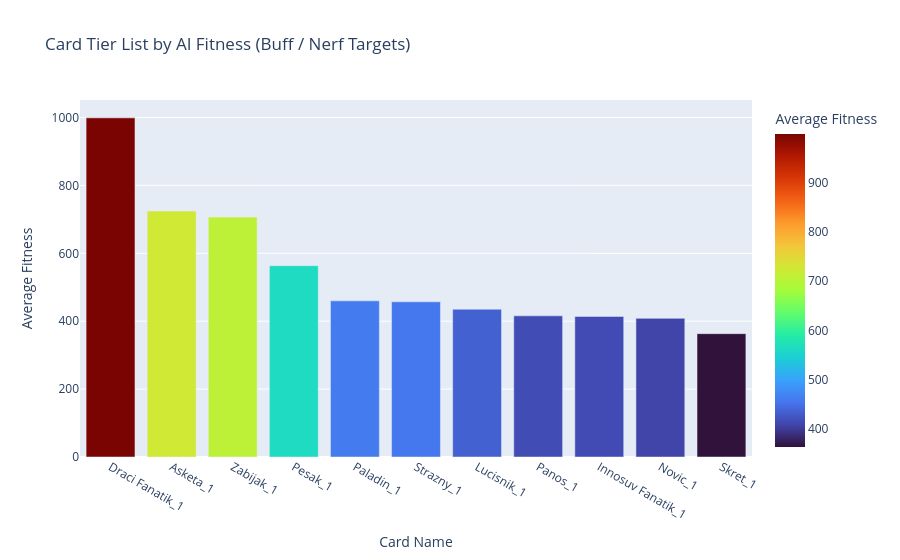

Notebook code cell kept with this figure:
### Code cell
import plotly.express as px
from neat_ai.analysis.card_metrics import get_card_tier_list

# Load the data
tier_list = get_card_tier_list()

if not tier_list.empty:
    # Filter out cards that were barely played to avoid skewed data (flukes)
    tier_list = tier_list[tier_list['times_played'] > 5] 

    # Create a bar chart
    fig = px.bar(
        tier_list, 
        x='card_id', 
        y='average_score', 
        color='average_score',
        title="Card Tier List by AI Fitness (Buff / Nerf Targets)",
        labels={'average_score': 'Average Fitness', 'card_id': 'Card Name'},
        color_continuous_scale="Turbo"
    )
    fig.show()
else:
    print("No card data available yet.")

### Figure 1 — Plotly figure (JSON) as saved in the notebook; plotly's stock layout.template omitted (floating-point values rounded to 4 significant figures)
{"data": [{"hovertemplate": "Card Name=%{x}<br>Average Fitness=%{marker.color}<extra></extra>", "legendgroup": "", "marker": {"color": [999.0, 724.3, 706.7, 563.5, 460.0, 457.1, 435.3, 415.7, 414.0, 408.5, 363.3], "coloraxis": "coloraxis", "pattern": {"shape": ""}}, "name": "", "orientation": "v", "showlegend": false, "textposition": "auto", "type": "bar", "x": ["Draci Fanatik_1", "Asketa_1", "Zabijak_1", "Pesak_1", "Paladin_1", "Strazny_1", "Lucisnik_1", "Panos_1", "Innosuv Fanatik_1", "Novic_1", "Skret_1"], "xaxis": "x", "y": [999.0, 724.3, 706.7, 563.5, 460.0, 457.1, 435.3, 415.7, 414.0, 408.5, 363.3], "yaxis": "y"}], "layout": {"barmode": "relative", "coloraxis": {"autocolorscale": false, "colorbar": {"title": {"text": "Average Fitness"}}, "colorscale": [[0, "#30123b"], [0.07143, "#4145ab"], [0.1429, "#4675ed"], [0.2143, "#39a2fc"], [0.2857, "#1bcfd4"], [0.3571, "#24eca6"], [0.4286, "#61fc6c"], [0.5, "#a4fc3b"], [0.5714, "#d1e834"], [0.6429, "#f3c63a"], [0.7143, "#fe9b2d"], [0.7857, "#f36315"], [0.8571, "#d93806"], [0.9286, "#b11901"], [1, "#7a0402"]]}, "legend": {"tracegroupgap": 0}, "title": {"text": "Card Tier List by AI Fitness (Buff / Nerf Targets)"}, "xaxis": {"anchor": "y", "domain": [0, 1], "title": {"text": "Card Name"}}, "yaxis": {"anchor": "x", "domain": [0, 1], "title": {"text": "Average Fitness"}}}}
